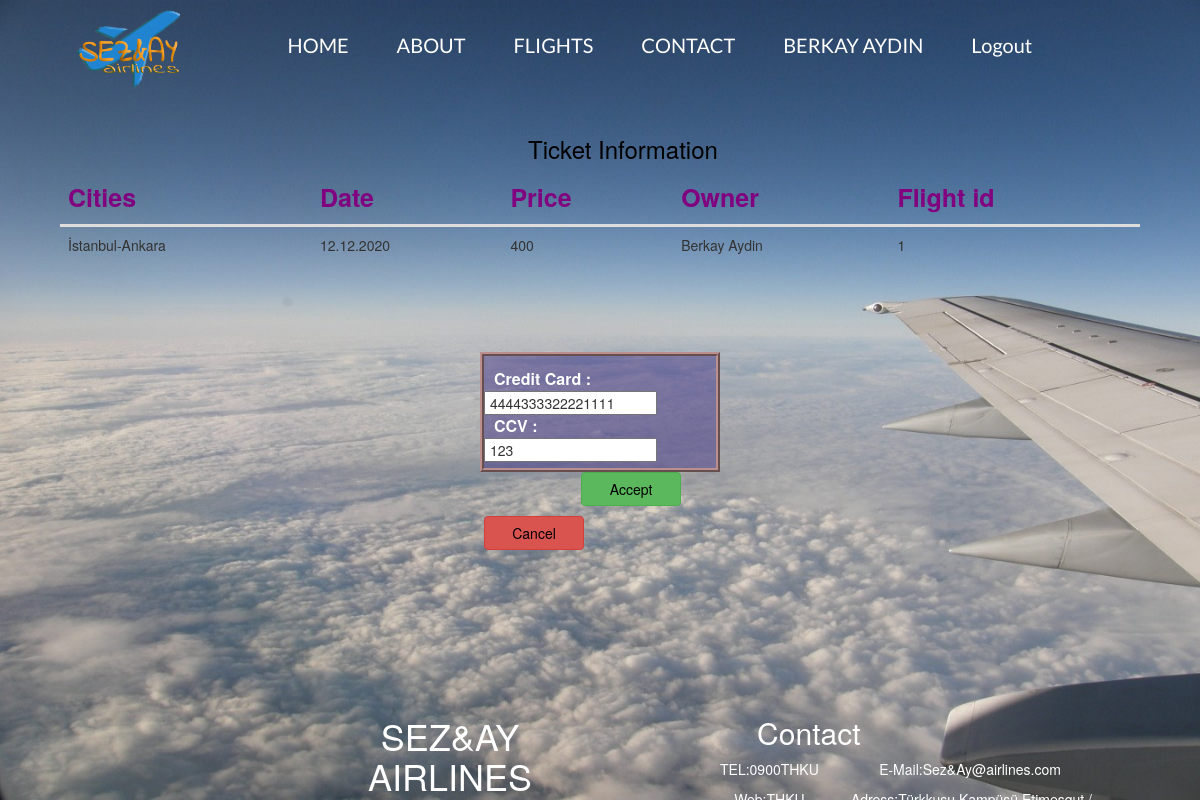
The app's page /pnr.php?id=1 (signed in) with its own data.
### tables this page shows
CREATE TABLE `satis` (
  `id` int(11) NOT NULL,
  `sehirler` text NOT NULL,
  `kapasite` text NOT NULL,
  `fiyat` text NOT NULL,
  `tarih` text NOT NULL
);

### pnr.php (the view, shortened to what this page needs)
<?php
require_once("parca/header.php");
require_once("parca/navbar.php");
include "baglan.php";
?>
<?php
if(isset($_SESSION['fullname'])){
$id=$_GET['id'];
$result=$vt->query("SELECT * from satis WHERE id=$id");
$row = $result->fetch_assoc();
$sahip=$_SESSION['fullname'];
$sehir=$row["sehirler"];
$tarih=$row["tarih"];
$fiyat=$row["fiyat"];
$ucusid=$row["id"];
?><script style="background-color: red" type="text/javascript"  >
    </script> <?php
}
?>
<div style="height:300px;">
<table class="container table"  style="margin-left:5%; margin-right:5%; width:90%;" >
<h3 style=" margin-left: 44%; color:Black; clear:left; margin-top:3%;">Ticket Information </h3>
<thead>
                <tr style="color: purple;">
                   <th style="font-size:25px;">Cities</th>
                   <th style="font-size:25px;">Date</th>
                   <th style="font-size:25px;">Price</th>
                   <th style="font-size:25px;">Owner</th>
                   <th style="font-size:25px;">Flight id</th>
                </tr>
</thead>
<tr>
<td ><?php echo $sehir ?> </td>
<td> <?php echo $tarih ?></td>
<td> <?php echo $fiyat ?> </td>
<td> <?php echo $sahip ?> </td>
<td> <?php echo $ucusid ?> </td>
</tr>
</div>
<div style="position:absolute;margin-top:15%;width:20%;height:15%;margin-left:40%;background-color:rgb(72,61,139,0.5);border:ridge 4px; border-color:rosybrown;">
<form style="margin-top:5%;margin-left:10px;" method="POST"  action="<?php $_SERVER['PHP_SELF']?>" >
 <bold style="font-size:16px;font-weight:bold;margin-left:10px;color:white;"> Credit Card : </bold><input type="text" minlength="16" maxlength="16" name="credi" value=" <?php echo $_SESSION['kredikart']; ?> "> </br>
 <bold style="font-size:16px;font-weight:bold;margin-left:10px;color:white;"> CCV : &nbsp&nbsp&nbsp&nbsp&nbsp&nbsp&nbsp&nbsp&nbsp&nbsp&nbsp </bold><input type="text" minlength="3" maxlength="3" name="credi" value=" <?php echo $_SESSION['ccv']; ?> "> </br>
    <input type="submit" name="butnn"value="Accept" class="btn btn-success" style="color:black; width: 100px;margin-left:97px;margin-top:10px;">
    <input  type="submit" class="btn btn-danger" name="butn"value="Cancel"style="color:black;width: 100px;margin-top:10px; " >
    </form>
</div>
<?php
require_once("parca/footer.php");
?>

### css/style.css (style rules this page uses)
* { padding: 0px; margin: 0px; }
body,html { height: 100%; }
body { background-image: url("../img/aboutarka.jpg"); background-size:100% 100%; z-index: -20; }
* { margin:0; padding:0; }
.container { padding-top: 20px; padding-bottom: 20px; }
body { background-color: #111845; }

### records on screen
satis: sehirler "İstanbul-Ankara", tarih "12.12.2020", fiyat "400", id "1"

### other values on screen
$sahip "Berkay Aydin"
